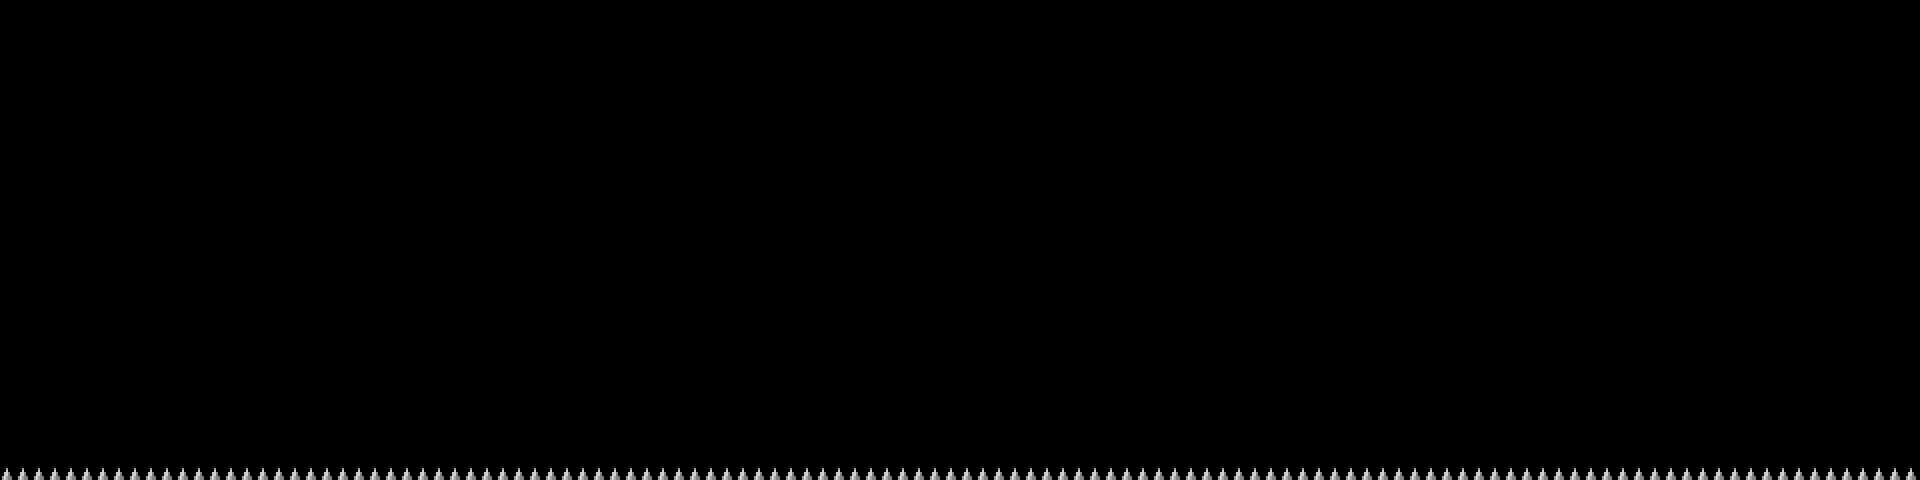

Rendered tile map (Tiled .tmx) drawn with the repository's tilesets; below, a short description and the map source with its tile grids summarised:
An orthogonal 60x15 tile map with 32x32 px tiles, 1 tile layer (layer).

<map version="1.0" tiledversion="1.0.1" orientation="orthogonal" renderorder="right-down" width="60" height="15" tilewidth="32" tileheight="32" nextobjectid="1">
 <tileset firstgid="1" source="untitled.tsx" />
 <layer name="layer" width="60" height="15">
  <data>[900 cells, 60 non-empty, 1 distinct tile ids]</data>
 </layer>
</map>